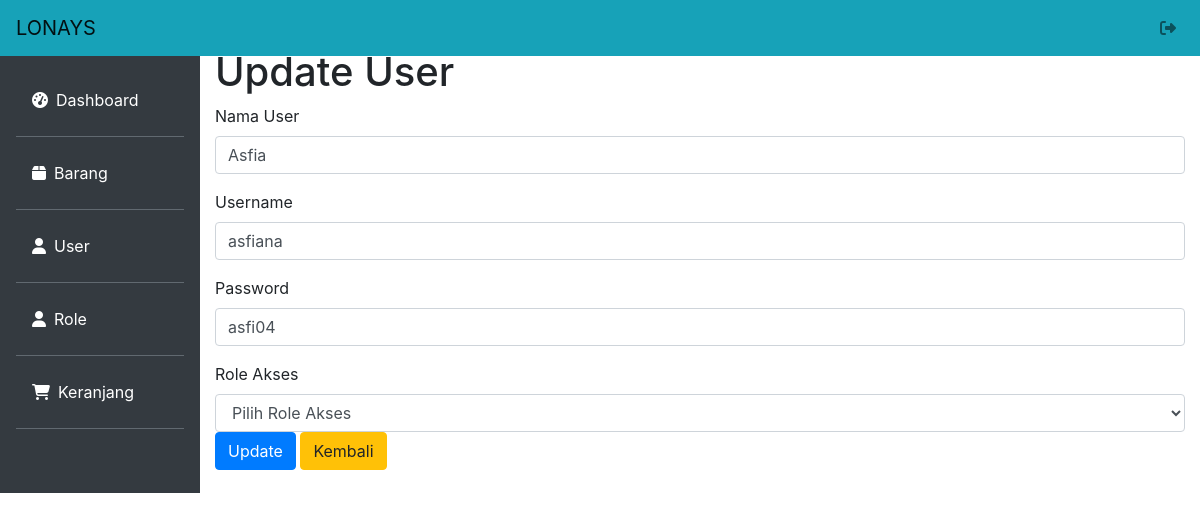
The app's page /user_edit.php?id=1 with its own data.
### tables this page shows
CREATE TABLE `user` (
  `id_user` int(11) NOT NULL,
  `nama` varchar(100) NOT NULL,
  `username` varchar(100) NOT NULL,
  `password` varchar(100) NOT NULL,
  `role_id` int(11) NOT NULL
);

### user_edit.php (the view, shortened to what this page needs)
<?php
include 'config.php';
if (isset($_GET['id'])) {
    $id = $_GET['id'];
    $data = mysqli_query($koneksi, "SELECT*FROM user where id_user='$id'");
    $data = mysqli_fetch_assoc($data);
}
?>
<!doctype html>
<html lang="en">
  <head>
    <link rel="stylesheet" href="https://cdn.jsdelivr.net/npm/bootstrap@4.2.1/dist/css/bootstrap.min.css">
    <link rel="stylesheet" type="text/css" href="admin.css">
    <link rel="stylesheet" type="text/css" href="fontawesome/css/all.min.css">
  </head>
  <body>
  <nav class="navbar navbar-expand-lg navbar-light bg-info fixed-top">
  <a class="navbar-brand" href="#">LONAYS</a>
  <ul class="navbar-nav ml-auto">
        <li class="nav-item mr-0">
            <a href="#" class="nav-link">
                <i class="fas fa-sign-out-alt" data-toggle="tooltip" title="Sign Out"></i>
    </a>
        </li>
    </ul>
</nav>
<div class="row no-gutters mt-5">
    <div class="col-md-2 bg-dark mt-2 pr-3 pt-4">
    <ul class="nav flex-column ml-3 mb-5">
  <li class="nav-item">
    <a class="nav-link active text-white" aria-current="page" href="index.php"><i class='fas fa-tachometer-alt mr-2'></i>Dashboard</a><hr class="bg-secondary">
  </li>
  <li class="nav-item">
    <a class="nav-link text-white" href="barang.php"><i class='fas fa-box mr-2'></i>Barang</a><hr class="bg-secondary">
  </li>
  <li class="nav-item">
    <a class="nav-link text-white" href="user.php"><i class='fas fa-user mr-2'></i>User</a><hr class="bg-secondary">
  </li>
  <li class="nav-item">
    <a class="nav-link text-white" href="role.php"><i class='fas fa-user mr-2'></i>Role</a><hr class="bg-secondary">
  </li>
  <li class="nav-item">
    <a class="nav-link text-white" href="keranjang.php"><i class='fas fa-shopping-cart mr-2'></i>Keranjang</a><hr class="bg-secondary">
  </li>
  </ul>
    </div>
    <div class="col-md-10">
    <div class="container">
        <h1>Update User</h1>
        <form method="post">
            <div class="form-group">
                <label>Nama User</label>
                <input type="text" name="nama" class="form-control" placeholder="Nama User" value="<?=$data['nama']?>">
            </div>
            <div class="form-group">
                <label>Username</label>
                <input type="text" name="username" class="form-control" placeholder="Username" value="<?=$data['username']?>">
            </div>
            <div class="form-group">
                <label>Password</label>
                <input type="text" name="password" class="form-control" placeholder="Password"  value="<?=$data['password']?>">
            </div>
            <div class="form-group">
                <label>Role Akses</label>
                <select class="form-control" name="role_id">
                    <option value="">Pilih Role Akses</option>
                </select>
            <input type="submit" name="update" value="Update" class="btn btn-primary">
            <a href="user.php" class="btn btn-warning">Kembali</a>
        </form>
    </div>
</div>
  </body>
</html>

### records on screen
user: nama "Asfia", username "asfiana", password "asfi04"
